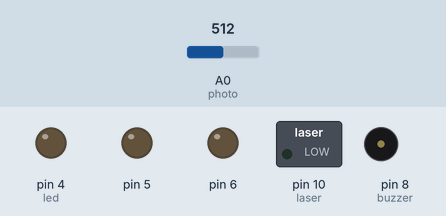
This sketch was run on a simulated Arduino Uno, built with avr-gcc and run on an emulated ATmega328P. On the bench: switched loads named in the sketch (green lamp = pin HIGH), output pins drawn as LEDs (lit = HIGH), buzzer (waves = sounding). Dashed ring = blinking. Inputs (shaded band) come from the test bench; at power-on: A0 (photo) = 512. Pins used as bus, display or sensor lines are not drawn; what the sketch prints to the serial monitor is not drawn.

Above: at 1.2 s.
1.3 s: A0 (photo) set to 933
4.3 s: A0 (photo) set to 968
At 5.6 s:
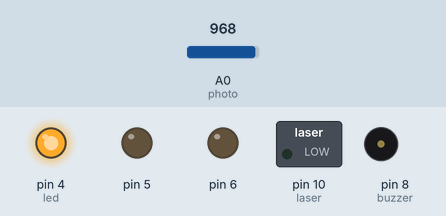
7.3 s: A0 (photo) set to 940
At 9.05 s:
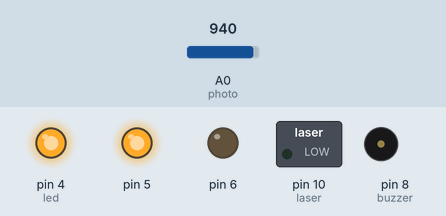
10.3 s: A0 (photo) set to 960
At 10.9 s:
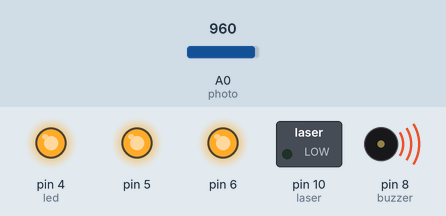
Timing chart, 0 to 25.5 s (numbered marks = the images above; inputs shaded):
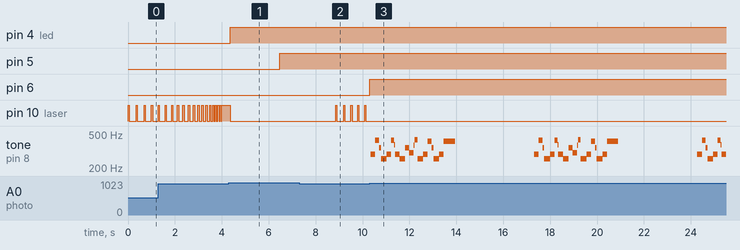

The sketch:

laser1.ino
```cpp
#define photo 0
#define laser 10
#define buzzer 8
#define led 4
#define leds 3

        #define speakerOut 8
byte names[] = {'c', 'd', 'e', 'f', 'g', 'a', 'b', 'C'};
int tones[] = {1915, 1700, 1519, 1432, 1275, 1136, 1014, 956};
byte melody[] = "2d2a1f2c2d2a2d2c2f2d2a2c2d2a1f2c2d2a2a2g2p8p8p8p";
int count = 0;
int count2 = 0;
int count3 = 0;
int MAX_COUNT = 24;
int statePin = LOW;
void melodyPlay()
{
   analogWrite(speakerOut, 0);
  for (count = 0; count < MAX_COUNT; count++) {
    statePin = !statePin;

    for (count3 = 0; count3 <= (melody[count*2] - 48) * 30; count3++) {
      for (count2=0;count2<8;count2++) {
        if (names[count2] == melody[count*2 + 1]) {
          analogWrite(speakerOut,500);
          delayMicroseconds(tones[count2]);
          analogWrite(speakerOut, 0);
          delayMicroseconds(tones[count2]);
        }
        if (melody[count*2 + 1] == 'p') {
          // make a pause of a certain size
          analogWrite(speakerOut, 0);
          delayMicroseconds(500);
        }
      }
    }
  }
}
void setup()
{
  Serial.begin(9600);
  Serial.println("Ready!");
  pinMode(laser, OUTPUT);
  pinMode(buzzer, OUTPUT);
  for (int i=led;i<led+leds;++i)
  {
  pinMode(i, OUTPUT);
   digitalWrite(i,LOW);
  }

  digitalWrite(laser,LOW);
  digitalWrite(buzzer,LOW);

}
const int waitReset = 300;
const int threshold = 950
;
int wait = waitReset;
int faults = 0;

void fault()
{
  for (int i=0;i<10;++i)
  {
  digitalWrite(buzzer,HIGH);
  delay(10);
  digitalWrite(buzzer,LOW);
   delay(100);
  }
}

void beep()
{
  digitalWrite(buzzer,HIGH);
   digitalWrite(laser,HIGH);
  delay(50);
  digitalWrite(buzzer,LOW);
   digitalWrite(laser,LOW);
}
void readAndDelay(int time)
{
  const int total = 20;
  for (int i=0;i<total;++i)
  {
    if ( analogRead(photo) >threshold )
    {

      digitalWrite(led+faults,HIGH);
      ++faults;
       if (faults==3)
       {
         eog();
       }
       fault();
       delay(1000);
    }

    delay(time/total);

  }

}
void eog()
{
   digitalWrite(laser,LOW);
  for (;;)
  {
    melodyPlay();
    analogWrite(buzzer,800);
    delay(10);
       analogWrite(buzzer,500);
    delay(20);

    digitalWrite(buzzer,LOW);
    delay(150);
  }

}
void loop()
{
  beep();
  readAndDelay(wait);
  wait -= 15;
  if (wait<0)
  {
      digitalWrite(buzzer,HIGH);
      analogWrite(laser,800);
      readAndDelay(200);
       digitalWrite(buzzer,LOW);
      digitalWrite(laser,LOW);
      wait = waitReset;
  }

  int a = analogRead(0);
  Serial.print(a);
  Serial.print(" ");

}
```

Measured:
- the behaviour switches between 950 and 951 on A0 (photo) (found by bisection; images 0 and 1)
- after the input at 4.3 s, pin 4 (led): LOW → HIGH after 0.06 s; pin 5: LOW → HIGH after 2.2 s; pin 10 (laser): goes on until 4.4 s, then stays LOW
- after the input at 7.3 s, pin 6: stays LOW (without the input it goes to HIGH after 1.3 s); pin 10 (laser): alternates HIGH for 0.05 s and LOW for 0.25 s, starting after 1.6 s; tone on pin 8 (buzzer): stops changing and stays silent
- after the input at 10.3 s, pin 6: LOW → HIGH at once; pin 10 (laser): stops changing and stays LOW; tone on pin 8 (buzzer): plays 290 Hz for 0.20 s, 424 Hz for 0.16 s, 343 Hz for 0.08 s, 258 Hz for 0.24 s, 290 Hz for 0.20 s, 424 Hz for 0.12 s … (48 notes in this stretch), starting after 0.05 s
- by itself, pin 10 (laser): repeats every 0.27 s: HIGH 0.05 s, LOW 0.22 s
